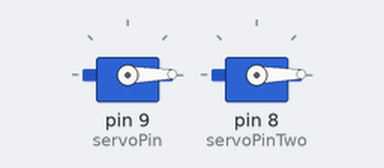
The sketch below on a simulated Arduino Uno, built with avr-gcc and run on an emulated ATmega328P. On the bench: 2 × servo.

Above: at 0.05 s.
At 2.65 s:
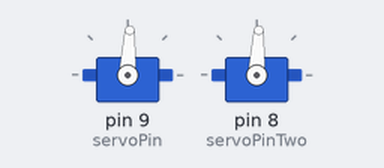
At 5.25 s:
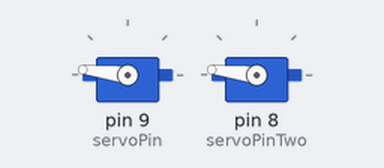
At 10.5 s:
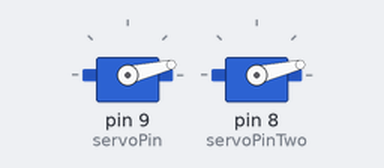
Timing chart, 0 to 14.1 s (numbered marks = the images above):
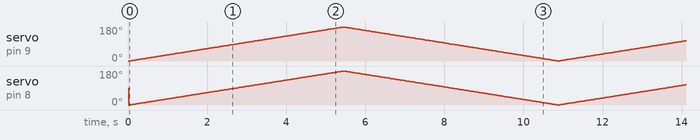

The sketch:

servo.ino
```cpp
#include <Servo.h>

int servoPin = 9;
int servoPinTwo = 8;

Servo servo;
Servo servoTwo;

int angle = 0;   // servo position in degrees

void setup()
{
  servo.attach(servoPin);
  servoTwo.attach(servoPinTwo);
}


void loop()
{
  // scan from 0 to 180 degrees
  for(angle = 0; angle < 180; angle++)
  {
    servo.write(angle);
    delay(15);

    servoTwo.write(angle);
    delay(15);
  }
  // now scan back from 180 to 0 degrees
  for(angle = 180; angle > 0; angle--)
  {
    servo.write(angle);
    delay(15);

    servoTwo.write(angle);
    delay(15);
  }
}
```
